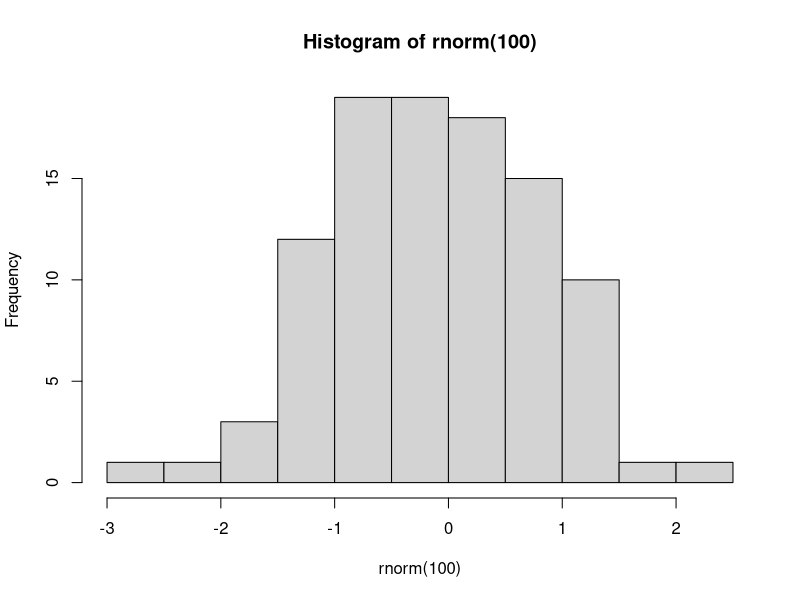
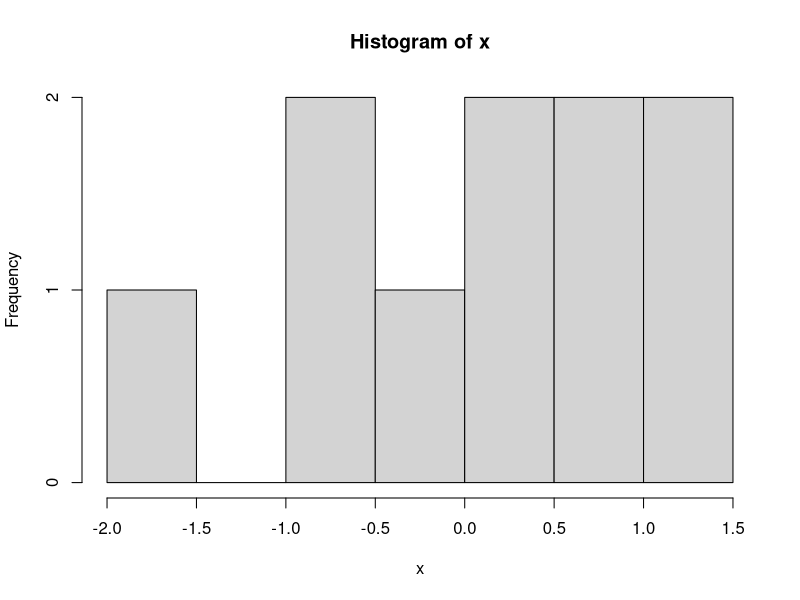

Generate these figures, in order, with R: (Note: this script raises an error after producing the figures.)
# 1. RStudio ----

# 1.1 Install Instructions ----
# Download R from one of the following sources
# - https://cran.r-project.org/bin/windows/base/
# - https://cran.r-project.org/bin/maxosx/
# - https://cran.r-project.org/bin/linux/
#
# Download RStudio _Desktop_ from here
# - https://www.rstudio.com/products/rstudio/download/

# 1.2 The R Console ----
# - Enter commands after the `>` sign
# - `+` tells you that a command is not finished yet. Abort with `Esc` key
# - R can be used as calculator, statistical tool, graphics generator
#
# EXERCISE
# - Calculate 111 * 111
# - Calculate 2 to the power of 8 (2 ^ 8)
# - What does the command `rnorm(10)` do?
# - What does the command `hist(rnorm(100))` do?
# - What does the commend `table(c("a", "a", "b", "b", "a", "c"))` do?

# Ctrl + Enter
111 * 111
2 ^ 8
rnorm(10)
rnorm(10, mean = 100, sd = 15)
hist(rnorm(100))
c("a", "a", "b", "b", "a", "c")
table(c("a", "a", "b", "b", "a", "c"))

# 1.3 Variables ----
# - Assign object to a name with <- or ->
x <- rnorm(10)
y <- 5

10 -> z
a = 5 # bad style better: a <- 5

hist(x)
x

# 1.4. Inspect objects ----
# - Use print, summary, str

x
print(x)  # same as x
summary(x)
summary(c("a", "a", "b", "b", "a", "c"))
str(x)

# 1.5. Workspace ----
# - Get all objects: `ls()`
# - Remove single object `rm(x)`
# - Remove all objects `rm(list = ls())` or brush symbol in the upper right
#   RStudio panel

ls()
rm(x)
rm(list = ls()) # use brush symbol in RStudio

x

# 1.6 Get Help ---
# - `?function` Get help for function `function`
# - What's the function name? Try Google: "R calculate mean"

?mean

x <- c(0:10, 50)
xm <- mean(x)
c(xm, mean(x, trim = 0.10))

# 1.7 Package Manager ----
# - Install new packages via `install.packages("package")
#   GUI: Tools - Install Packages - Install from Repository
# - Run function from package `package::function()`
# - Load package: library(package)
# - Run function directly: `function()`

install.packages("psych")  # do only once

psych::describe(x) # call one function of the package directly

library(psych)

describe(x)

detach("package:psych", unload = TRUE)

# 1.8 Editor ----
# - Open / Create files via menu (File - New File / Open File - R Script)
# - Edit multiple lines by pressing Alt + Mouseaction
# - Comments start with `#`
# - Send line(s) to console with Ctrl + Enter
# - Headlines end with `----` or `####`

mean(x, sd = 1, mean = 10)
mean(x, sd = 2, mean = 10)
mean(x, sd = 3, mean = 10)


